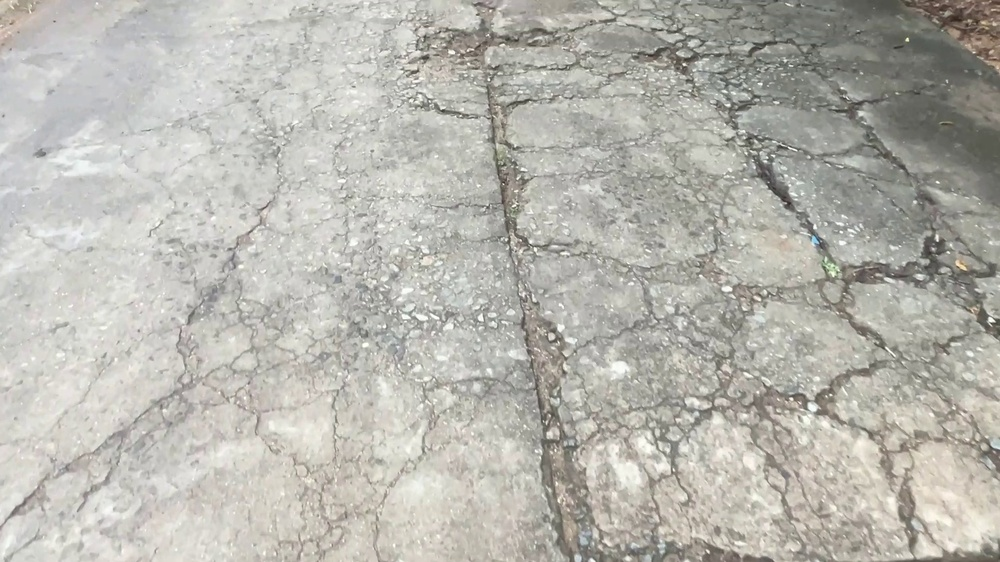
#> input picture frames/selected/aligatorCracking_frame_13.jpg, 1000 x 562 px, shrunk from 1920 x 1080 before the run, found by its file name; its folder holds only this picture in this run
$ jupyter execute blur_detection.ipynb   (older library calls are emulated)
#> lines starting #> are read from the running program, lines starting #| are printed output that depends on the picture; long printed decimals are rounded
[cell 1]
import cv2
import numpy as np
import os
import matplotlib.pyplot as plt

# Input and output folders
input_folder = "../frames/selected"
output_folder = "../frames/enhanced"
os.makedirs(output_folder, exist_ok=True)

print("Enhanced folder created successfully")

# Sharpness (Laplacian)
def calculate_sharpness(img):
    if len(img.shape) == 3:
        img = cv2.cvtColor(img, cv2.COLOR_BGR2GRAY)
    return cv2.Laplacian(img, cv2.CV_64F).var()

# Edge Strength (Sobel)
def calculate_edge_strength(img):
    if len(img.shape) == 3:
        img = cv2.cvtColor(img, cv2.COLOR_BGR2GRAY)

    sobelx = cv2.Sobel(img, cv2.CV_64F, 1, 0, ksize=3)
    sobely = cv2.Sobel(img, cv2.CV_64F, 0, 1, ksize=3)

    magnitude = np.sqrt(sobelx**2 + sobely**2)
    return np.mean(magnitude)

# Blur Detection
def detect_blur_type(sharpness, edge_strength):

    if sharpness < 60:
        return "Strong Blur"
    elif sharpness < 120:
        return "Moderate Blur"
    elif edge_strength < 25:
        return "Edge Loss"
    else:
        return "Sharp"

# Enhancement Methods
def enhance_image(img, blur_type):

    if blur_type == "Strong Blur":
        # Wiener-like smoothing + sharpening combo
        blur = cv2.GaussianBlur(img, (5, 5), 0)
        enhanced = cv2.addWeighted(img, 1.5, blur, -0.5, 0)

    elif blur_type == "Moderate Blur":
        kernel = np.array([[0, -1, 0],
                           [-1, 5, -1],
                           [0, -1, 0]])
        enhanced = cv2.filter2D(img, -1, kernel)

    elif blur_type == "Edge Loss":
        enhanced = cv2.Canny(img, 50, 150)

    else:
        enhanced = img.copy()

    return enhanced

# Get images
image_files = []
for file in os.listdir(input_folder):
    if file.lower().endswith(('.jpg', '.jpeg', '.png', '.bmp')):
        image_files.append(file)

image_files = image_files[:3]  # only first 3 images

# Process each image
for filename in image_files:

    path = os.path.join(input_folder, filename)
    image = cv2.imread(path, cv2.IMREAD_GRAYSCALE)

    if image is None:
        print("Failed to load:", filename)
        continue

    print("\n==============================")
    print("Processing:", filename)

    # Before
    sharp_before = calculate_sharpness(image)
#> sharp_before = 555.8
    edge_before = calculate_edge_strength(image)
#> in calculate_edge_strength, `sobelx = cv2.Sobel(img, cv2.CV_64F, 1, 0, ksize=3)`:
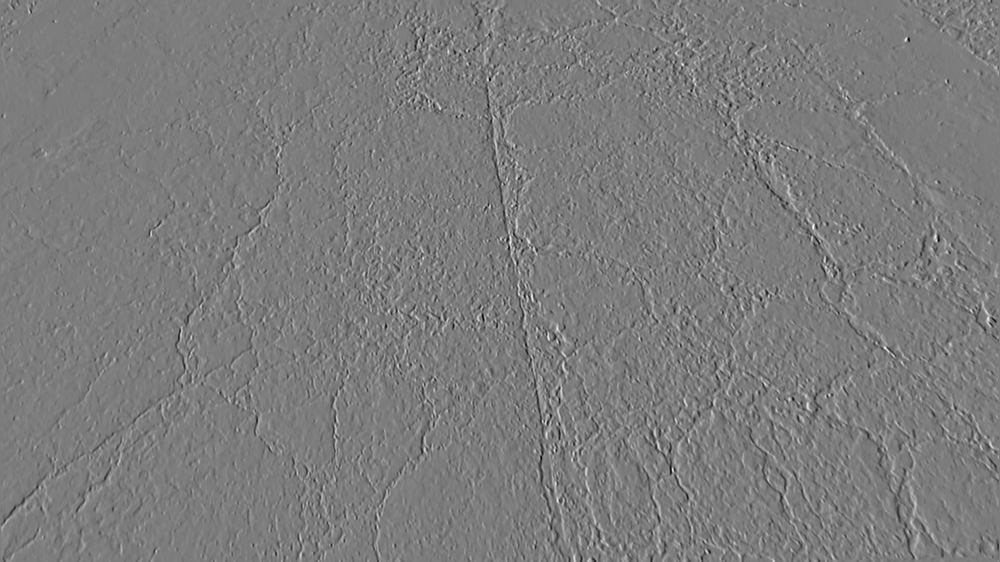
#> sobelx: shape (562, 1000) float64; min -552, max 577, mean -0.4; drawn with min black and max white
#> in calculate_edge_strength, `sobely = cv2.Sobel(img, cv2.CV_64F, 0, 1, ksize=3)`:
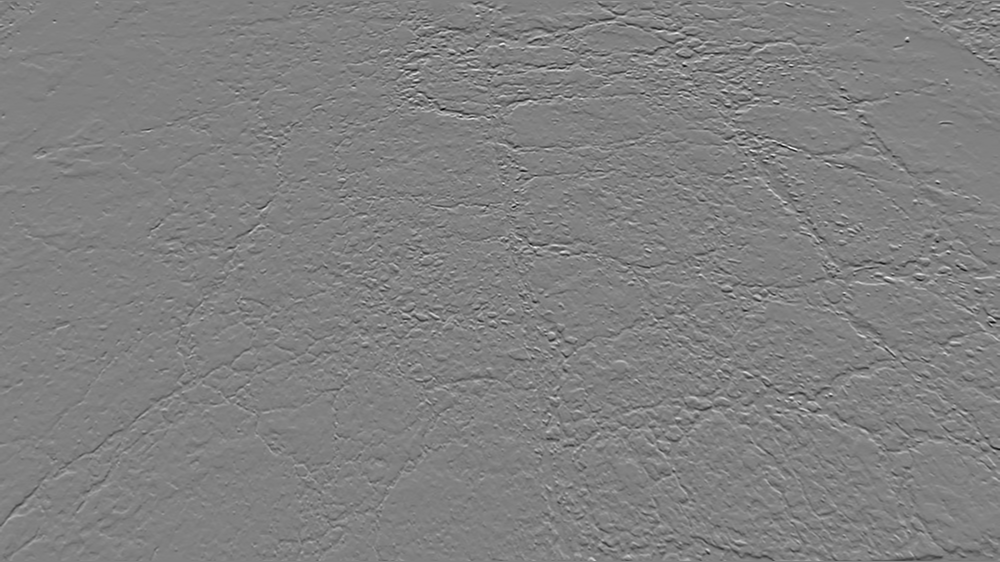
#> sobely: shape (562, 1000) float64; min -674, max 658, mean 0.1; drawn with min black and max white
#> in calculate_edge_strength, `magnitude = np.sqrt(sobelx**2 + sobely**2)`:
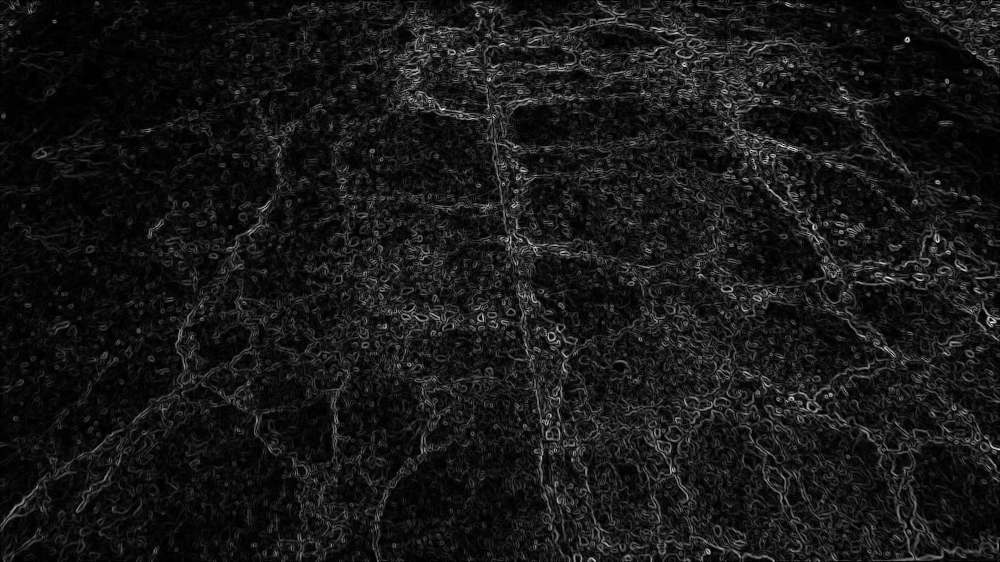
#> magnitude: shape (562, 1000) float64; min 0, max 703, mean 65.3; drawn with min black and max white
#> edge_before = 65.32

    print("Before Sharpness:", sharp_before)
#| Before Sharpness: 555.804
    print("Before Edge Strength:", edge_before)
#| Before Edge Strength: 65.316

    # Classify
    blur_type = detect_blur_type(sharp_before, edge_before)
#> blur_type = 'Sharp'
    print("Detected Type:", blur_type)
#| Detected Type: Sharp

    # Enhance
    enhanced = enhance_image(image, blur_type)

    # After
    sharp_after = calculate_sharpness(enhanced)
#> sharp_after = 555.8
    edge_after = calculate_edge_strength(enhanced)
#> edge_after = 65.32

    print("After Sharpness:", sharp_after)
#| After Sharpness: 555.804
    print("After Edge Strength:", edge_after)
#| After Edge Strength: 65.316

    # Save
    save_path = os.path.join(output_folder, "enhanced_" + filename)
    cv2.imwrite(save_path, enhanced)

    # Image Comparison
    edges_original = cv2.Canny(image, 50, 150)
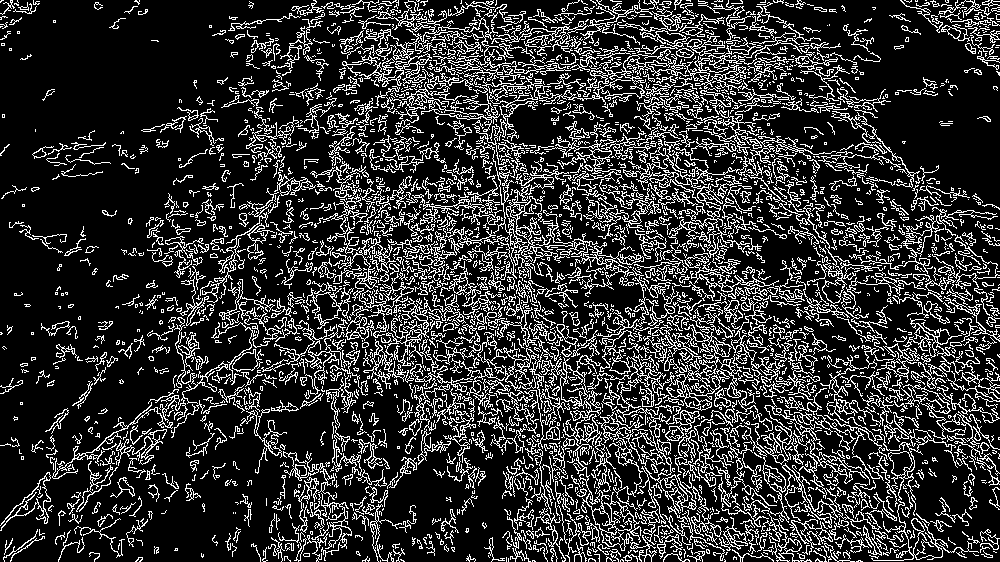
#> edges_original: shape (562, 1000); 19.8% white in thin lines or dots
    edges_enhanced = cv2.Canny(enhanced, 50, 150)

    plt.figure(figsize=(18, 6))

    plt.subplot(1, 3, 1)
    plt.imshow(image, cmap='gray')
    plt.title(f"Original\nSharp: {sharp_before:.2f}")
    plt.axis("off")

    plt.subplot(1, 3, 2)
    plt.imshow(enhanced, cmap='gray')
    plt.title(f"Enhanced\nSharp: {sharp_after:.2f}")
    plt.axis("off")

    plt.subplot(1, 3, 3)
    plt.imshow(edges_enhanced, cmap='gray')
    plt.title("Edge Map (After)")
    plt.axis("off")

    plt.tight_layout()
    plt.show()

print("\nAll images processed successfully!")

$ run again, on frames/selected/aligatorCracking_frame__24.jpg
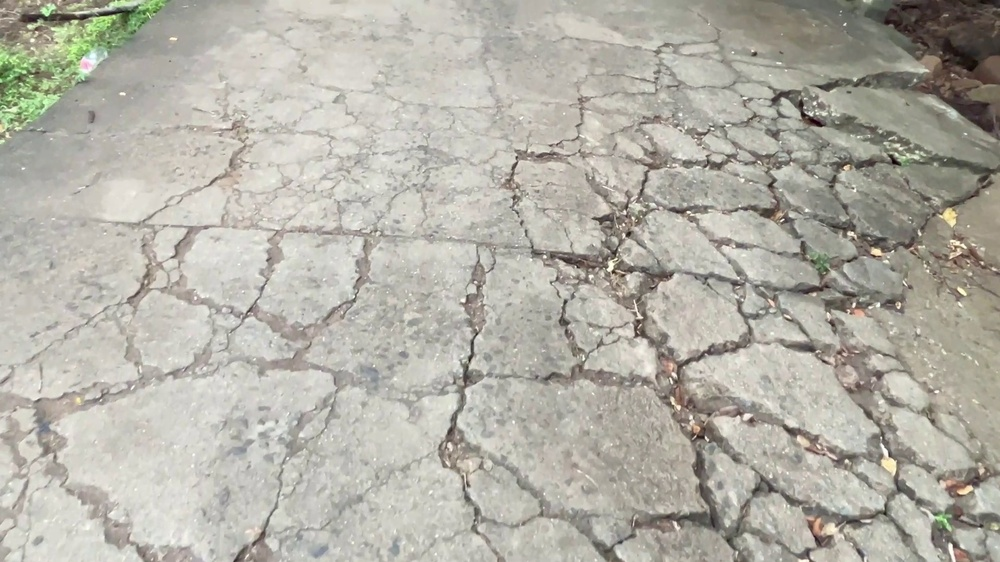
#> input picture frames/selected/aligatorCracking_frame__24.jpg, 1000 x 562 px, shrunk from 1920 x 1080 before the run, found by its file name
#> sharp_before = 454.8
#> in calculate_edge_strength, `magnitude = np.sqrt(sobelx**2 + sobely**2)`:
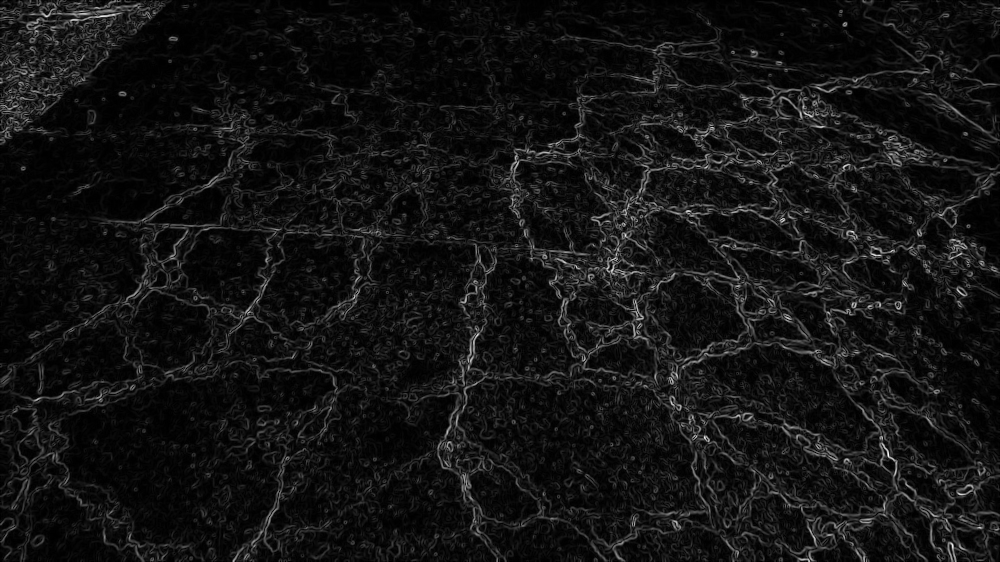
#> magnitude: shape (562, 1000) float64; min 0, max 796.5, mean 61.4; drawn with min black and max white
#> edge_before = 61.38
#| Before Sharpness: 454.831
#| Before Edge Strength: 61.376
#> blur_type = 'Sharp'
#| Detected Type: Sharp
#> sharp_after = 454.8
#> edge_after = 61.38
#| After Sharpness: 454.831
#| After Edge Strength: 61.376
#> `edges_original = cv2.Canny(image, 50, 150)`:
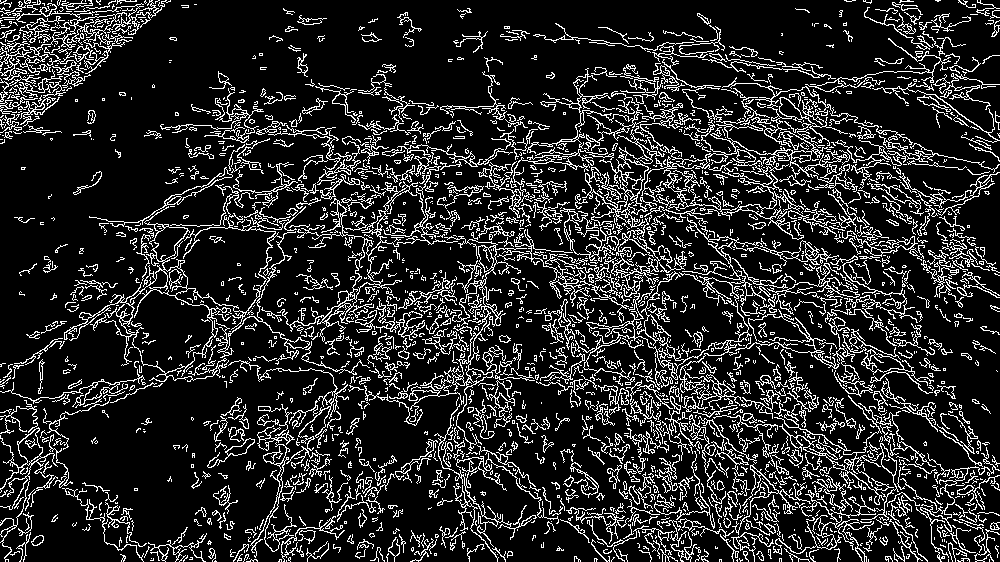
#> edges_original: shape (562, 1000); 15.9% white in thin lines or dots

$ run again, on frames/selected/aligatorCracking_frame__29.jpg
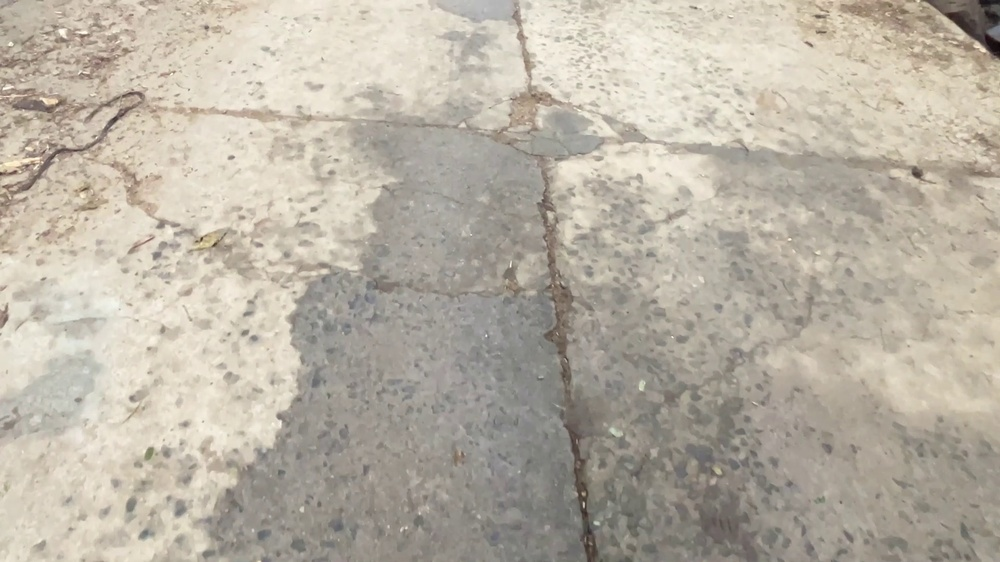
#> input picture frames/selected/aligatorCracking_frame__29.jpg, 1000 x 562 px, shrunk from 1920 x 1080 before the run, found by its file name
#> sharp_before = 137
#> in calculate_edge_strength, `magnitude = np.sqrt(sobelx**2 + sobely**2)`:
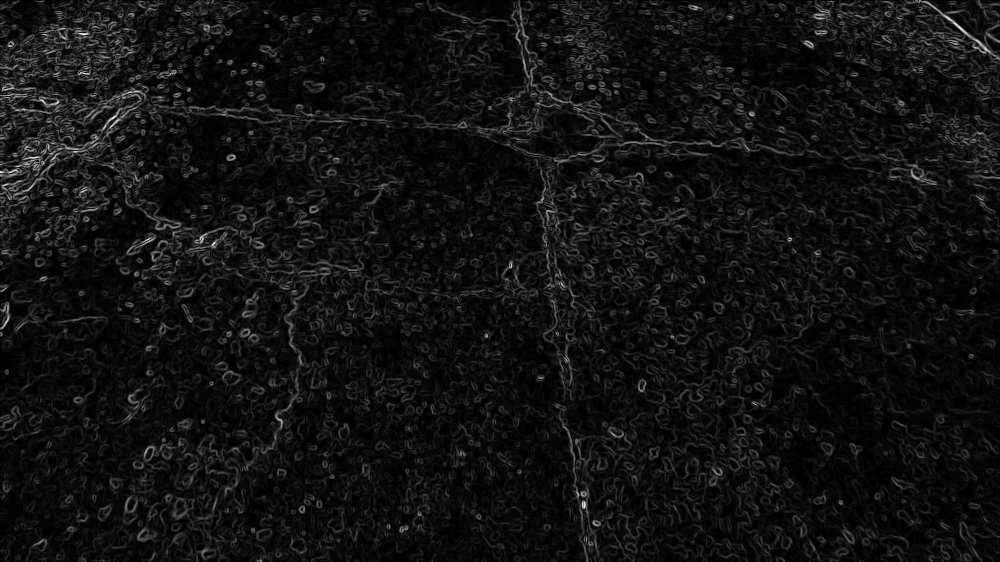
#> magnitude: shape (562, 1000) float64; min 0, max 540.6, mean 38.6; drawn with min black and max white
#> edge_before = 38.62
#| Before Sharpness: 137.007
#| Before Edge Strength: 38.625
#> blur_type = 'Sharp'
#| Detected Type: Sharp
#> sharp_after = 137
#> edge_after = 38.62
#| After Sharpness: 137.007
#| After Edge Strength: 38.625
#> `edges_original = cv2.Canny(image, 50, 150)`:
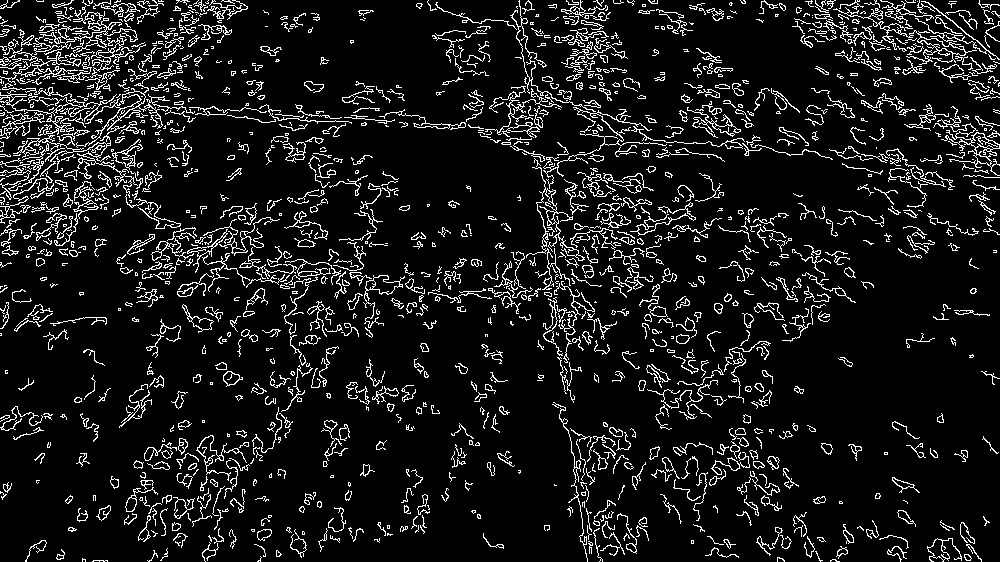
#> edges_original: shape (562, 1000); 9.6% white in thin lines or dots

$ run again, on frames/selected/raveling_frame_26.jpg
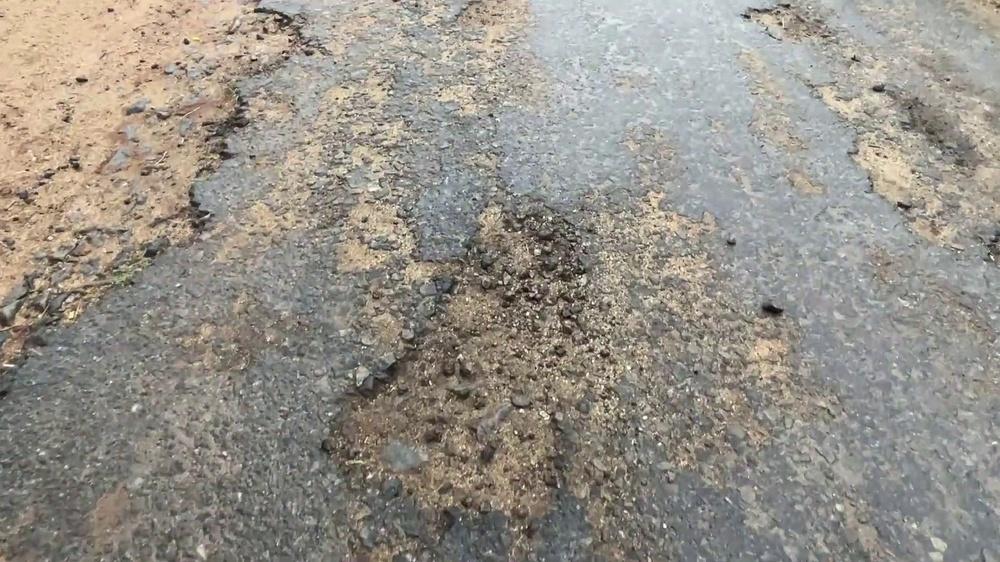
#> input picture frames/selected/raveling_frame_26.jpg, 1000 x 562 px, shrunk from 1920 x 1080 before the run, found by its file name
#> sharp_before = 1383.6
#> in calculate_edge_strength, `magnitude = np.sqrt(sobelx**2 + sobely**2)`:
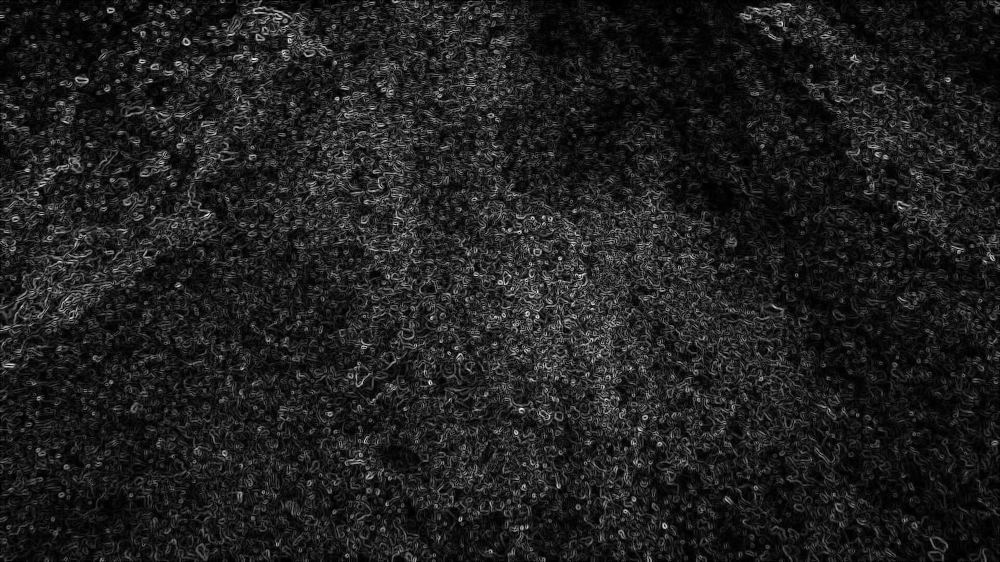
#> magnitude: shape (562, 1000) float64; min 0, max 766.6, mean 96.1; drawn with min black and max white
#> edge_before = 96.11
#| Before Sharpness: 1383.592
#| Before Edge Strength: 96.106
#> blur_type = 'Sharp'
#| Detected Type: Sharp
#> sharp_after = 1383.6
#> edge_after = 96.11
#| After Sharpness: 1383.592
#| After Edge Strength: 96.106
#> `edges_original = cv2.Canny(image, 50, 150)`:
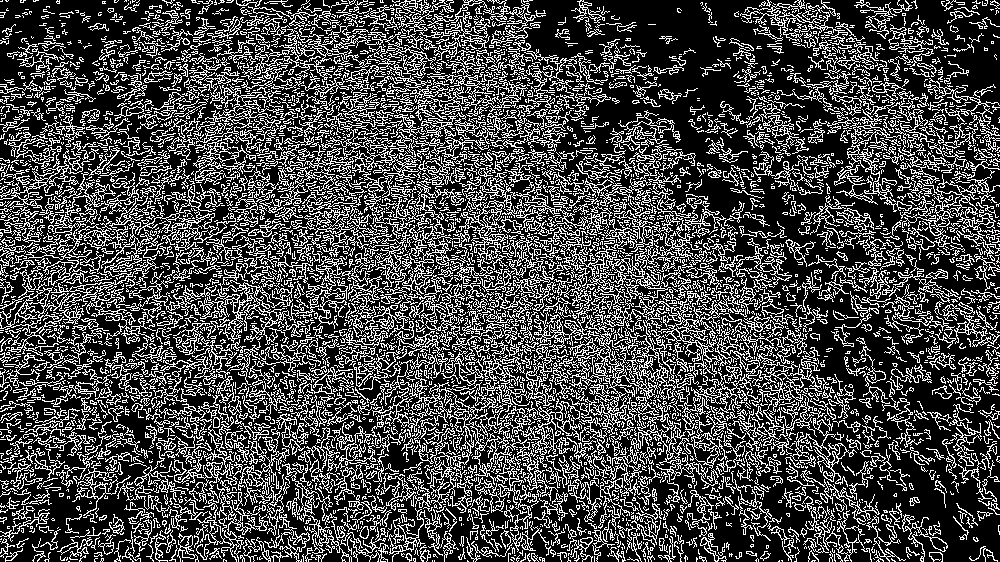
#> edges_original: shape (562, 1000); 28.4% white in thin lines or dots
